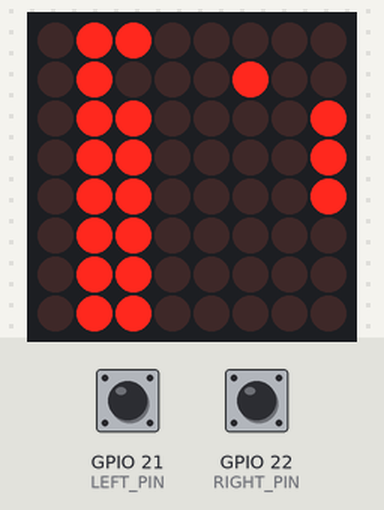
The program below on a simulated ESP32-C6. Shown: 8×8 LED matrix. Wiring (inferred from the names in the program): MAX7219 LED driver (orientation assumed): data GPIO 19; clock GPIO 18; CS GPIO 20. The inputs (shaded band) are chosen by the test bench; at power-on: GPIO 21 (LEFT_PIN) HIGH, GPIO 22 (RIGHT_PIN) HIGH. Random numbers use the default seed unless the program sets one; EEPROM starts erased.

Above: at 1.26 s.
1.3 s: GPIO 21 (LEFT_PIN) pulled LOW for 0.15 s
At 1.8 s:
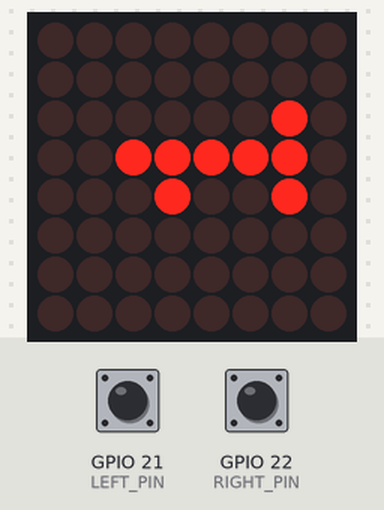
2.0 s: GPIO 22 (RIGHT_PIN) pulled LOW for 1 s
At 3.52 s:
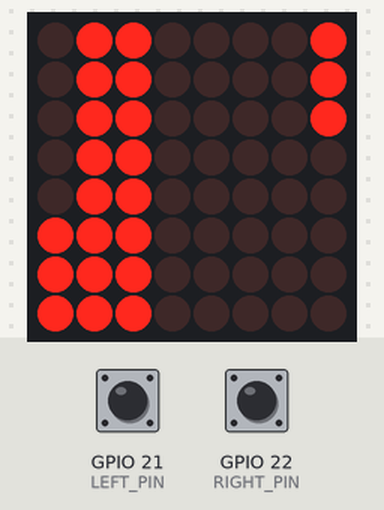
3.6 s: GPIO 21 (LEFT_PIN) pulled LOW for 1 s
At 4.1 s:
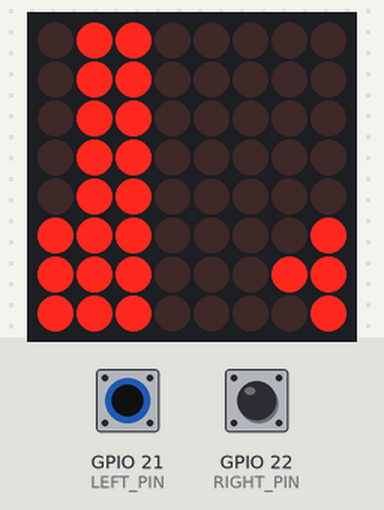
5.2 s: GPIO 22 (RIGHT_PIN) pulled LOW for 0.15 s
At 5.51 s:
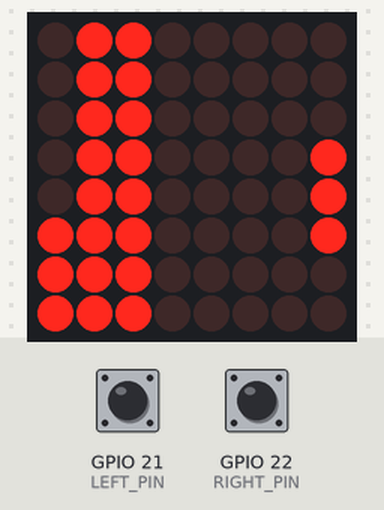
5.9 s: GPIO 21 (LEFT_PIN) pulled LOW for 0.15 s
At 6.46 s:
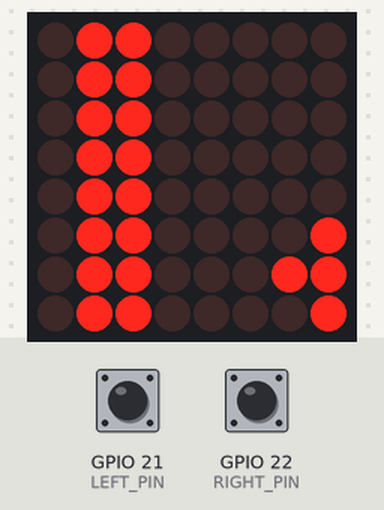
6.6 s: GPIO 22 (RIGHT_PIN) pulled LOW for 0.15 s
At 6.96 s:
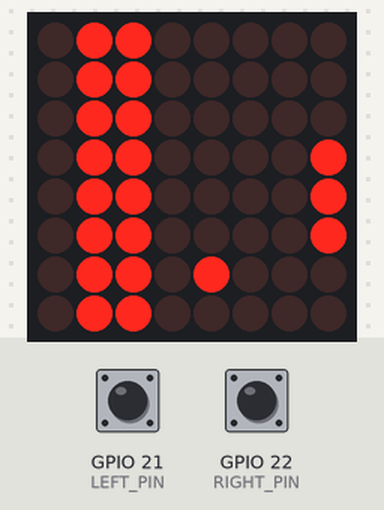
Timing chart, 0 to 9.6 s (numbered marks = the images above; inputs shaded):
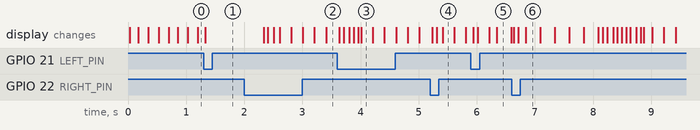

The program:

main.cpp
```cpp
// POCKET BREAKOUT for ESP32-C6 + MAX7219 8x8 matrix + two buttons.
// Same wiring as the snake game. LEFT button moves the paddle left, RIGHT moves it right.
// Press BOTH buttons together to launch the ball.
#include <Arduino.h>
#include <Preferences.h> // Saves the high score in flash so it survives power-off.

constexpr uint8_t DIN_PIN = 19;
constexpr uint8_t CLK_PIN = 18;
constexpr uint8_t CS_PIN = 20;
constexpr uint8_t LEFT_PIN = 21;
constexpr uint8_t RIGHT_PIN = 22;
constexpr uint32_t DEBOUNCE_MS = 20;
constexpr uint32_t PADDLE_MS = 80;   // Paddle speed while a button is held (smaller = faster).
constexpr uint8_t BRIGHTNESS = 2;    // 0 to 15.
constexpr uint8_t ROTATION = 0;      // Same orientation settings as the snake game.
constexpr bool MIRROR_X = false;

enum Mode : uint8_t { DEMO, INTRO, SERVE, PLAY, LOSTBALL, CLEARED, GAMEOVER };
Mode mode = DEMO;
uint32_t modeSince = 0;

// Four brick rows (screen rows 1 to 4). Bit x = column x. Tough bricks need two hits and blink.
const uint8_t LAYOUT[5][4] = {
    {0xFF, 0xFF, 0x00, 0x00},
    {0xFF, 0xFF, 0xFF, 0x00},
    {0xAA, 0x55, 0xAA, 0x55},
    {0xFF, 0x7E, 0x3C, 0x18},
    {0xFF, 0xFF, 0xFF, 0xFF},
};
const uint8_t TOUGH[5][4] = {
    {0x00, 0x00, 0x00, 0x00},
    {0xFF, 0x00, 0x00, 0x00},
    {0x00, 0x00, 0x00, 0x00},
    {0x00, 0x00, 0x18, 0x18},
    {0x81, 0x00, 0x00, 0x81},
};
// 3x5 digits for level and score screens. Bit 2 is the left pixel.
const uint8_t FONT[10][5] = {
    {7, 5, 5, 5, 7}, {2, 6, 2, 2, 7}, {7, 1, 7, 4, 7}, {7, 1, 7, 1, 7}, {5, 5, 7, 1, 1},
    {7, 4, 7, 1, 7}, {7, 4, 7, 5, 7}, {7, 1, 1, 1, 1}, {7, 5, 7, 5, 7}, {7, 5, 7, 1, 7},
};

uint8_t bricks[8] = {}, tough[8] = {};
uint8_t pixels[8] = {};
int px = 2, pw = 3;                 // Paddle left column and width.
int bx = 3, by = 5, vx = 1, vy = -1; // Ball position and velocity.
uint8_t lives = 3, level = 0, broken = 0;
uint16_t score = 0, best = 0;
bool newBest = false;
int lastPaddleDir = 0;
uint32_t lastBall = 0, lastDraw = 0, lastPaddleStep = 0, lastPaddleMove = 0;

const uint8_t buttonPins[2] = {LEFT_PIN, RIGHT_PIN};
bool lastRaw[2] = {HIGH, HIGH}, stableButton[2] = {HIGH, HIGH};
uint32_t changedAt[2] = {0, 0};
bool btnL = false, btnR = false, bothEdge = false, bothPrev = false;
uint8_t pressedMask = 0;

Preferences prefs;

// ---------- MAX7219 ----------
void maxWrite(uint8_t address, uint8_t value) {
    digitalWrite(CS_PIN, LOW);
    shiftOut(DIN_PIN, CLK_PIN, MSBFIRST, address);
    shiftOut(DIN_PIN, CLK_PIN, MSBFIRST, value);
    digitalWrite(CS_PIN, HIGH);
}

void initMatrix() {
    pinMode(DIN_PIN, OUTPUT);
    pinMode(CLK_PIN, OUTPUT);
    pinMode(CS_PIN, OUTPUT);
    digitalWrite(CLK_PIN, LOW);
    digitalWrite(CS_PIN, HIGH);
    maxWrite(0x0F, 0);
    maxWrite(0x0C, 0);
    maxWrite(0x09, 0);
    maxWrite(0x0B, 7);
    maxWrite(0x0A, BRIGHTNESS);
    for (uint8_t row = 1; row <= 8; ++row) maxWrite(row, 0);
    maxWrite(0x0C, 1);
}

void putPixel(int x, int y) {
    if (x < 0 || x > 7 || y < 0 || y > 7) return;
    if (MIRROR_X) x = 7 - x;
    for (uint8_t i = 0; i < ROTATION % 4; ++i) {
        int oldX = x;
        x = 7 - y;
        y = oldX;
    }
    pixels[y] |= uint8_t(1U << (7 - x));
}

void drawDigit(uint8_t d, int x0, int y0) {
    for (int r = 0; r < 5; ++r)
        for (int c = 0; c < 3; ++c)
            if (FONT[d][r] & (4 >> c)) putPixel(x0 + c, y0 + r);
}

void drawNumber(uint16_t n) {
    if (n > 99) n = 99;
    if (n < 10) drawDigit(n, 3, 2);
    else { drawDigit(n / 10, 0, 2); drawDigit(n % 10, 4, 2); }
}

// ---------- Game helpers ----------
int clampInt(int v, int lo, int hi) { return v < lo ? lo : (v > hi ? hi : v); }

void setMode(Mode m, uint32_t now) { mode = m; modeSince = now; }

bool brickAt(int x, int y) { return x >= 0 && x < 8 && y >= 0 && y < 8 && (bricks[y] & (1U << x)); }

int bricksLeft() {
    int n = 0;
    for (int i = 0; i < 8; ++i) n += __builtin_popcount(bricks[i]);
    return n;
}

void loadLevel(uint8_t lv) {
    for (int i = 0; i < 8; ++i) bricks[i] = tough[i] = 0;
    for (int r = 0; r < 4; ++r) { bricks[1 + r] = LAYOUT[lv % 5][r]; tough[1 + r] = TOUGH[lv % 5][r]; }
    broken = 0;
}

void hitBrick(int x, int y) {
    uint8_t m = 1U << x;
    if (tough[y] & m) tough[y] &= ~m; // First hit only cracks a tough brick.
    else bricks[y] &= ~m;             // Second hit (or a normal brick) destroys it.
    score++;
    broken++;
}

uint32_t ballInterval() { // Ball speeds up with each level and each brick.
    int v = 250 - level * 15 - broken * 2;
    return v < 70 ? 70 : v;
}

void resetDemo() {
    level++;
    loadLevel(level);
    bx = 3; by = 5; vx = 1; vy = -1;
}

void startGame(uint32_t now) {
    randomSeed(micros());
    score = 0; lives = 3; level = 0; pw = 3; px = 2; newBest = false;
    loadLevel(0);
    setMode(INTRO, now);
}

void endGame(uint32_t now) {
    newBest = score > best;
    if (newBest) { best = score; prefs.putUShort("best", best); }
    setMode(GAMEOVER, now);
}

void movePaddle(int dir, uint32_t now) {
    px = clampInt(px + dir, 0, 8 - pw);
    lastPaddleDir = dir;
    lastPaddleMove = now;
}

void usePaddleInput(uint32_t now) {
    if (btnL == btnR) return; // Neither or both pressed.
    if (now - lastPaddleStep < PADDLE_MS) return;
    lastPaddleStep = now;
    movePaddle(btnL ? -1 : 1, now);
}

void stepBall(uint32_t now) {
    int nx = bx + vx, ny = by + vy;
    if (nx < 0 || nx > 7) { vx = -vx; nx = bx + vx; } // Side walls.
    if (ny < 0) { vy = 1; ny = by + vy; }             // Ceiling.
    if (ny >= 7) {                                    // Paddle row.
        if (nx >= px && nx < px + pw) {
            int rel = nx - px;                        // Where on the paddle it landed.
            vx = (pw == 3) ? rel - 1 : (rel == 0 ? -1 : 1);
            if (vx == 0 && now - lastPaddleMove < 180) vx = lastPaddleDir; // Moving paddle adds spin.
            vy = -1;
            ny = 6;
        } else if (mode == PLAY) {
            bx = nx; by = 7; lives--;
            setMode(LOSTBALL, now);
            return;
        } else { vy = -1; ny = 6; } // Demo safety net.
    } else if (brickAt(nx, ny)) {
        hitBrick(nx, ny);
        vy = -vy;
        ny = by + vy;
        nx = bx + vx;
        if (nx < 0 || nx > 7) { vx = -vx; nx = bx + vx; }
        if (ny < 0 || ny > 6 || brickAt(nx, ny)) { nx = bx; ny = by; } // Boxed in: bounce on the spot.
    }
    bx = nx; by = ny;
    if (bricksLeft() == 0) {
        if (mode == PLAY) setMode(CLEARED, now);
        else resetDemo();
    }
}

void demoAim() { // Attract-mode autopilot: moves the paddle under the falling ball.
    if (vy > 0 && by == 6) {
        int nx = bx + vx;
        if (nx < 0 || nx > 7) nx = bx - vx;
        px = clampInt(nx - (int)random(pw), 0, 8 - pw);
    }
}

void readButtons(uint32_t now) {
    pressedMask = 0;
    for (uint8_t i = 0; i < 2; ++i) {
        bool raw = digitalRead(buttonPins[i]);
        if (raw != lastRaw[i]) { lastRaw[i] = raw; changedAt[i] = now; }
        if (now - changedAt[i] >= DEBOUNCE_MS && raw != stableButton[i]) {
            stableButton[i] = raw;
            if (raw == LOW) pressedMask |= (1U << i);
        }
    }
    btnL = stableButton[0] == LOW;
    btnR = stableButton[1] == LOW;
    bool both = btnL && btnR;
    bothEdge = both && !bothPrev;
    bothPrev = both;
}

void update(uint32_t now) {
    uint32_t t = now - modeSince;
    switch (mode) {
    case DEMO:
        if (pressedMask) { startGame(now); break; }
        if (now - lastBall >= 170) { lastBall = now; demoAim(); stepBall(now); }
        break;
    case INTRO:
        if (t >= 1000) setMode(SERVE, now);
        break;
    case SERVE:
        usePaddleInput(now);
        bx = px + pw / 2; by = 6;
        if (bothEdge || t > 4000) { // Launch.
            vx = random(2) ? 1 : -1; vy = -1;
            lastBall = now;
            setMode(PLAY, now);
        }
        break;
    case PLAY:
        usePaddleInput(now);
        if (now - lastBall >= ballInterval()) { lastBall = now; stepBall(now); }
        break;
    case LOSTBALL:
        if (t >= 800) { if (lives == 0) endGame(now); else setMode(SERVE, now); }
        break;
    case CLEARED:
        if (t >= 1000) {
            level++;
            pw = level >= 5 ? 2 : 3;
            px = clampInt(px, 0, 8 - pw);
            loadLevel(level);
            setMode(INTRO, now);
        }
        break;
    case GAMEOVER:
        if (t > 1500 && pressedMask) startGame(now);
        break;
    }
}

// ---------- Drawing ----------
void drawField(uint32_t now, bool showBall) {
    for (int y = 0; y < 8; ++y)
        for (int x = 0; x < 8; ++x)
            if (bricks[y] & (1U << x)) {
                if ((tough[y] & (1U << x)) && ((now / 250) % 2)) continue; // Tough bricks blink.
                putPixel(x, y);
            }
    for (int i = 0; i < pw; ++i) putPixel(px + i, 7);
    if (showBall) putPixel(bx, by);
}

void drawGame(uint32_t now) {
    uint32_t t = now - modeSince;
    for (int i = 0; i < 8; ++i) pixels[i] = 0;
    switch (mode) {
    case DEMO:
    case PLAY:
        drawField(now, true);
        break;
    case INTRO:
        drawNumber(level + 1);
        break;
    case SERVE:
        drawField(now, (now / 200) % 2 == 0);
        for (int i = 0; i < lives; ++i) putPixel(i, 0); // Lives shown as dots while serving.
        break;
    case LOSTBALL:
        drawField(now, (now / 80) % 2 == 0);
        break;
    case CLEARED: { // A bright sweep rises from the bottom.
        int rows = t / 110;
        for (int y = 7; y >= 8 - rows && y >= 0; --y)
            for (int x = 0; x < 8; ++x) putPixel(x, y);
        break;
    }
    case GAMEOVER:
        if (t < 700) {
            for (int i = 0; i < 8; ++i) { putPixel(i, i); putPixel(7 - i, i); }
        } else if (!newBest || (now / 250) % 2 == 0) { // New record blinks.
            drawNumber(score);
        }
        break;
    }
    for (uint8_t row = 0; row < 8; ++row) maxWrite(row + 1, pixels[row]);
}

void setup() {
    pinMode(LEFT_PIN, INPUT_PULLUP);
    pinMode(RIGHT_PIN, INPUT_PULLUP);
    initMatrix();
    prefs.begin("breakout", false);
    best = prefs.getUShort("best", 0);
    randomSeed(micros());
    loadLevel(0);
    setMode(DEMO, millis());
}

void loop() {
    uint32_t now = millis();
    readButtons(now);
    update(now);
    if (now - lastDraw >= 25) { lastDraw = now; drawGame(now); }
    delay(1);
}
```
